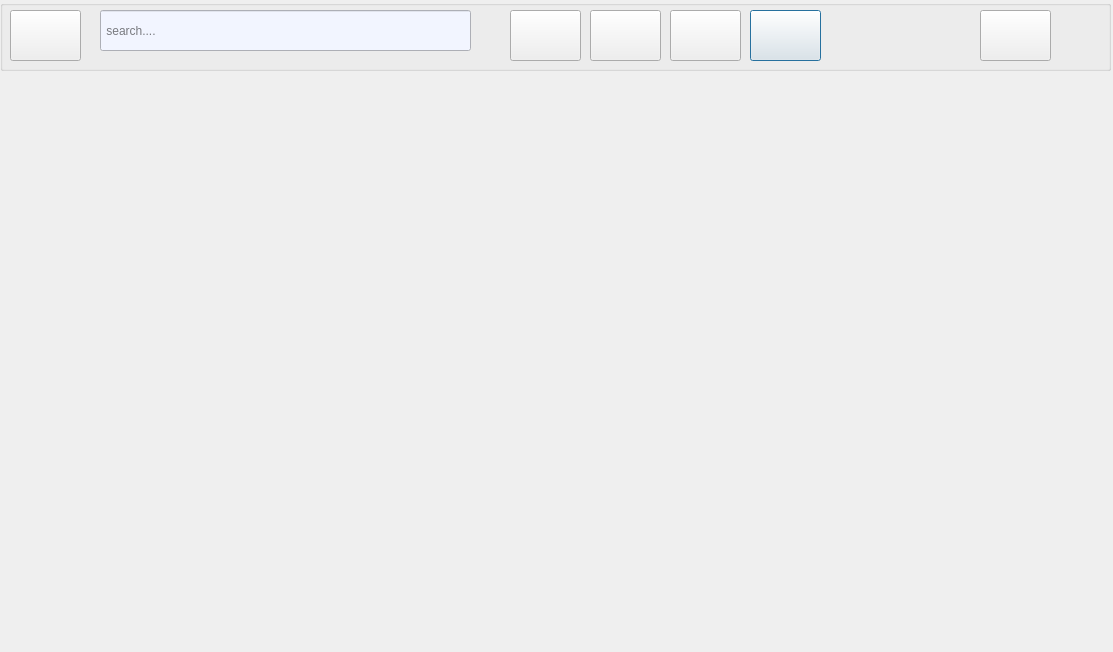
<?xml version="1.0" encoding="UTF-8"?>
<ui version="4.0">
 <class>messaging</class>
 <widget class="QDialog" name="messaging">
  <property name="geometry">
   <rect>
    <x>0</x>
    <y>0</y>
    <width>1113</width>
    <height>652</height>
   </rect>
  </property>
  <property name="windowTitle">
   <string>Dialog</string>
  </property>
  <property name="styleSheet">
   <string notr="true">background-image: url(:/new/prefix1/back2.jpg);</string>
  </property>
  <widget class="QGroupBox" name="groupBox">
   <property name="geometry">
    <rect>
     <x>0</x>
     <y>0</y>
     <width>1111</width>
     <height>71</height>
    </rect>
   </property>
   <property name="title">
    <string/>
   </property>
   <widget class="QPushButton" name="pushButton">
    <property name="geometry">
     <rect>
      <x>10</x>
      <y>10</y>
      <width>71</width>
      <height>51</height>
     </rect>
    </property>
    <property name="styleSheet">
     <string notr="true">border-image: url(:/new/prefix1/linkdin.jpg);</string>
    </property>
    <property name="text">
     <string/>
    </property>
   </widget>
   <widget class="QLineEdit" name="lineEdit">
    <property name="geometry">
     <rect>
      <x>100</x>
      <y>10</y>
      <width>371</width>
      <height>41</height>
     </rect>
    </property>
    <property name="styleSheet">
     <string notr="true">background-color: rgb(242, 245, 255);</string>
    </property>
    <property name="frame">
     <bool>true</bool>
    </property>
    <property name="placeholderText">
     <string> search....</string>
    </property>
   </widget>
   <widget class="QPushButton" name="home">
    <property name="geometry">
     <rect>
      <x>510</x>
      <y>10</y>
      <width>71</width>
      <height>51</height>
     </rect>
    </property>
    <property name="styleSheet">
     <string notr="true"/>
    </property>
    <property name="text">
     <string/>
    </property>
    <property name="default">
     <bool>true</bool>
    </property>
    <property name="flat">
     <bool>false</bool>
    </property>
   </widget>
   <widget class="QPushButton" name="network">
    <property name="geometry">
     <rect>
      <x>590</x>
      <y>10</y>
      <width>71</width>
      <height>51</height>
     </rect>
    </property>
    <property name="styleSheet">
     <string notr="true"/>
    </property>
    <property name="text">
     <string/>
    </property>
    <property name="default">
     <bool>true</bool>
    </property>
   </widget>
   <widget class="QPushButton" name="job">
    <property name="geometry">
     <rect>
      <x>670</x>
      <y>10</y>
      <width>71</width>
      <height>51</height>
     </rect>
    </property>
    <property name="styleSheet">
     <string notr="true"/>
    </property>
    <property name="text">
     <string/>
    </property>
    <property name="default">
     <bool>true</bool>
    </property>
   </widget>
   <widget class="QPushButton" name="me">
    <property name="geometry">
     <rect>
      <x>980</x>
      <y>10</y>
      <width>71</width>
      <height>51</height>
     </rect>
    </property>
    <property name="styleSheet">
     <string notr="true"/>
    </property>
    <property name="text">
     <string/>
    </property>
   </widget>
   <widget class="QPushButton" name="messaging_2">
    <property name="geometry">
     <rect>
      <x>750</x>
      <y>10</y>
      <width>71</width>
      <height>51</height>
     </rect>
    </property>
    <property name="styleSheet">
     <string notr="true"/>
    </property>
    <property name="text">
     <string/>
    </property>
    <property name="default">
     <bool>true</bool>
    </property>
   </widget>
  </widget>
 </widget>
 <resources/>
 <connections/>
</ui>
